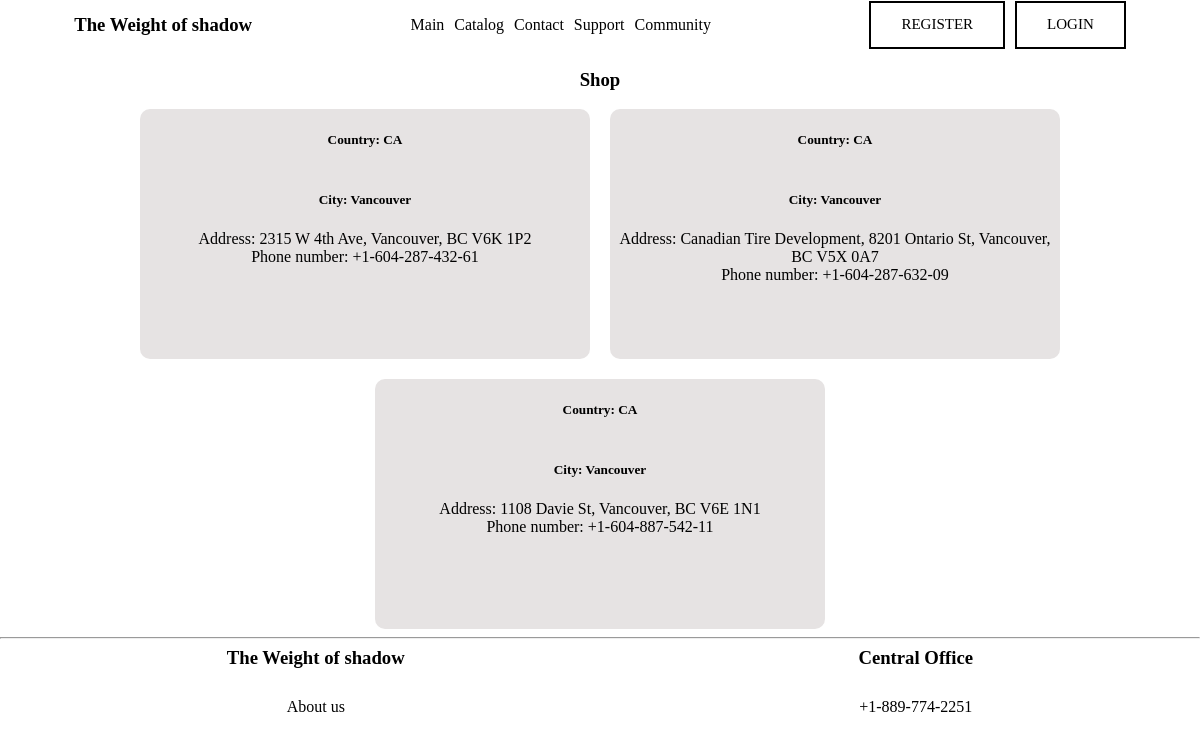
The page /contact/shop/ on the database its author committed.
### contact/models.py (models this page shows, shortened)
class shop(models.Model):
    country = [
        ("CA","CA"),
        ("USA","USA")
    ]
    type = models.CharField(max_length=3, choices=country, default='CA')  # Добавил max_length=3
    city = models.CharField(max_length=100, default='')
    address = models.CharField(max_length=200)
    phone_number = models.CharField(max_length=20)

### contact/views.py (the view)
# urls.py: path('shop/', views.FunctionShop, name='shop'),
def FunctionShop(request):
    list_shop = shop.objects.all()
    return render(request, 'contact/shop.html', {'list_shop': list_shop})

### contact/templates/contact/shop.html (shortened to what this page needs)
{% extends 'myapp/layout.html' %}
{% load static %}
{% block style_css %}
<link rel="stylesheet" href="{% static 'contact/css/contact.css' %}" />
{% endblock %}
{% block content %}
 <h3>Shop</h3>
<div class="main_keys">
{% for el in list_shop %}
<div class="keys">
   <h5>Country: {{el.type}}</h5>
   <h5>City: {{el.city}}</h5>
   <p>Address: {{el.address}}</p>
   <p>Phone number: {{el.phone_number}}</p>
</div>
{% endfor %}
</div>
{% endblock %}

### static/myapp/css/layout.css (style rules this page uses)
body { margin: 0; padding: 0; }
p { font-family: algerian; color: black; margin: 0; padding: 0; }
h3 { font-family: algerian; color: black; }

### contact/static/contact/css/contact.css (style rules this page uses)
h3 { text-align: center; }
h5 { font-family: algerian; color: black; }
.main_keys { min-height: 60vh; display: flex; flex-wrap: wrap; justify-content: center; align-items: center; gap: 20px; }
.keys { display: flex; width: 450px; height: 250px; flex-direction: column; background-color: rgb(230, 227, 227); border-radius: 10px; text-align: center; }

### rows shown on the page
shop: type "CA", city "Vancouver", address "2315 W 4th Ave, Vancouver, BC V6K 1P2", phone_number "+1-604-287-432-61"
shop: type "CA", city "Vancouver", address "Canadian Tire Development, 8201 Ontario St, Vancouver, BC V5X 0A7", phone_number "+1-604-287-632-09"
shop: type "CA", city "Vancouver", address "1108 Davie St, Vancouver, BC V6E 1N1", phone_number "+1-604-887-542-11"
